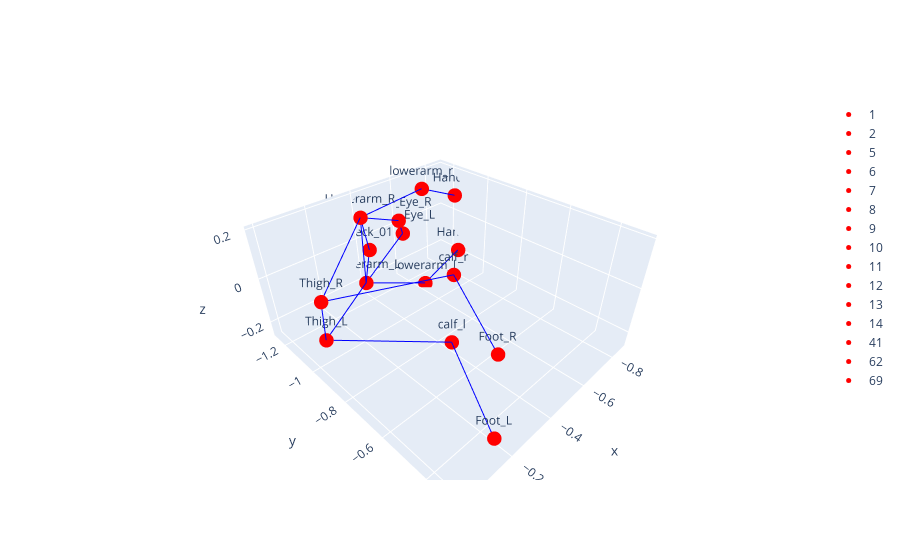

Notebook source saved alongside this figure:
### Code cell
import plotly.graph_objects as go

sam3d_pose_3d = left_outputs[0]["pred_keypoints_3d"]

print(sam3d_pose_3d)

def visualize_sam3d_pose(kpts_3d, unity_mhr70_mapping, mhr70_skeleton_links):

    fig = go.Figure()

    for kid, name in unity_mhr70_mapping.items():
        
        x, y, z = kpts_3d[kid]

        fig.add_trace(go.Scatter3d(
            x=[x],
            y=[y],  
            z=[z],
            mode='markers+text',
            marker=dict(size=5, color='red'),
            text=[name],
            textposition='top center',
            name=kid
        ))

    # 连线
    for start_id, end_id, *info in mhr70_skeleton_links:
        
        start_point = kpts_3d[start_id]
        end_point = kpts_3d[end_id]

        fig.add_trace(go.Scatter3d(
            x=[start_point[0], end_point[0]],
            y=[start_point[1], end_point[1]],  # Z軸をY軸として扱う
            z=[start_point[2], end_point[2]],
            mode='lines',
            line=dict(color='blue', width=2),
            showlegend=False
        ))

    fig.show()

# 実行
visualize_sam3d_pose(sam3d_pose_3d, unity_mhr70_mapping, mhr70_skeleton_links)

### Figure 1 — Plotly figure (JSON) as saved in the notebook; plotly's stock layout.template omitted (floating-point values rounded to 4 significant figures)
{"data": [{"marker": {"color": "red", "size": 5}, "mode": "markers+text", "name": "1", "text": ["Bone_Eye_L"], "textposition": "top center", "type": "scatter3d", "x": [-0.6163], "y": [-1.244], "z": [-0.04317]}, {"marker": {"color": "red", "size": 5}, "mode": "markers+text", "name": "2", "text": ["Bone_Eye_R"], "textposition": "top center", "type": "scatter3d", "x": [-0.6067], "y": [-1.255], "z": [0.01946]}, {"marker": {"color": "red", "size": 5}, "mode": "markers+text", "name": "5", "text": ["Upperarm_L"], "textposition": "top center", "type": "scatter3d", "x": [-0.385], "y": [-1.227], "z": [-0.1895]}, {"marker": {"color": "red", "size": 5}, "mode": "markers+text", "name": "6", "text": ["Upperarm_R"], "textposition": "top center", "type": "scatter3d", "x": [-0.4021], "y": [-1.238], "z": [0.111]}, {"marker": {"color": "red", "size": 5}, "mode": "markers+text", "name": "7", "text": ["lowerarm_l"], "textposition": "top center", "type": "scatter3d", "x": [-0.6266], "y": [-1.116], "z": [-0.2532]}, {"marker": {"color": "red", "size": 5}, "mode": "markers+text", "name": "8", "text": ["lowerarm_r"], "textposition": "top center", "type": "scatter3d", "x": [-0.6314], "y": [-1.124], "z": [0.1986]}, {"marker": {"color": "red", "size": 5}, "mode": "markers+text", "name": "9", "text": ["Thigh_L"], "textposition": "top center", "type": "scatter3d", "x": [0.003276], "y": [-0.9056], "z": [-0.0742]}, {"marker": {"color": "red", "size": 5}, "mode": "markers+text", "name": "10", "text": ["Thigh_R"], "textposition": "top center", "type": "scatter3d", "x": [-0.006521], "y": [-0.9096], "z": [0.07485]}, {"marker": {"color": "red", "size": 5}, "mode": "markers+text", "name": "11", "text": ["calf_l"], "textposition": "top center", "type": "scatter3d", "x": [-0.3337], "y": [-0.6595], "z": [-0.1402]}, {"marker": {"color": "red", "size": 5}, "mode": "markers+text", "name": "12", "text": ["calf_r"], "textposition": "top center", "type": "scatter3d", "x": [-0.3466], "y": [-0.6654], "z": [0.1316]}, {"marker": {"color": "red", "size": 5}, "mode": "markers+text", "name": "13", "text": ["Foot_L"], "textposition": "top center", "type": "scatter3d", "x": [-0.1442], "y": [-0.3052], "z": [-0.1579]}, {"marker": {"color": "red", "size": 5}, "mode": "markers+text", "name": "14", "text": ["Foot_R"], "textposition": "top center", "type": "scatter3d", "x": [-0.1462], "y": [-0.3188], "z": [0.1535]}, {"marker": {"color": "red", "size": 5}, "mode": "markers+text", "name": "41", "text": ["Hand_R"], "textposition": "top center", "type": "scatter3d", "x": [-0.854], "y": [-1.155], "z": [0.09203]}, {"marker": {"color": "red", "size": 5}, "mode": "markers+text", "name": "62", "text": ["Hand_L"], "textposition": "top center", "type": "scatter3d", "x": [-0.8669], "y": [-1.141], "z": [-0.1882]}, {"marker": {"color": "red", "size": 5}, "mode": "markers+text", "name": "69", "text": ["neck_01"], "textposition": "top center", "type": "scatter3d", "x": [-0.4166], "y": [-1.221], "z": [-0.03593]}, {"line": {"color": "blue", "width": 2}, "mode": "lines", "showlegend": false, "type": "scatter3d", "x": [-0.4166, -0.385], "y": [-1.221, -1.227], "z": [-0.03593, -0.1895]}, {"line": {"color": "blue", "width": 2}, "mode": "lines", "showlegend": false, "type": "scatter3d", "x": [-0.4166, -0.4021], "y": [-1.221, -1.238], "z": [-0.03593, 0.111]}, {"line": {"color": "blue", "width": 2}, "mode": "lines", "showlegend": false, "type": "scatter3d", "x": [-0.385, -0.4021], "y": [-1.227, -1.238], "z": [-0.1895, 0.111]}, {"line": {"color": "blue", "width": 2}, "mode": "lines", "showlegend": false, "type": "scatter3d", "x": [-0.385, -0.6163], "y": [-1.227, -1.244], "z": [-0.1895, -0.04317]}, {"line": {"color": "blue", "width": 2}, "mode": "lines", "showlegend": false, "type": "scatter3d", "x": [-0.4021, -0.6067], "y": [-1.238, -1.255], "z": [0.111, 0.01946]}, {"line": {"color": "blue", "width": 2}, "mode": "lines", "showlegend": false, "type": "scatter3d", "x": [-0.6163, -0.6067], "y": [-1.244, -1.255], "z": [-0.04317, 0.01946]}, {"line": {"color": "blue", "width": 2}, "mode": "lines", "showlegend": false, "type": "scatter3d", "x": [-0.385, -0.6266], "y": [-1.227, -1.116], "z": [-0.1895, -0.2532]}, {"line": {"color": "blue", "width": 2}, "mode": "lines", "showlegend": false, "type": "scatter3d", "x": [-0.6266, -0.8669], "y": [-1.116, -1.141], "z": [-0.2532, -0.1882]}, {"line": {"color": "blue", "width": 2}, "mode": "lines", "showlegend": false, "type": "scatter3d", "x": [-0.4021, -0.6314], "y": [-1.238, -1.124], "z": [0.111, 0.1986]}, {"line": {"color": "blue", "width": 2}, "mode": "lines", "showlegend": false, "type": "scatter3d", "x": [-0.6314, -0.854], "y": [-1.124, -1.155], "z": [0.1986, 0.09203]}, {"line": {"color": "blue", "width": 2}, "mode": "lines", "showlegend": false, "type": "scatter3d", "x": [0.003276, -0.006521], "y": [-0.9056, -0.9096], "z": [-0.0742, 0.07485]}, {"line": {"color": "blue", "width": 2}, "mode": "lines", "showlegend": false, "type": "scatter3d", "x": [-0.385, 0.003276], "y": [-1.227, -0.9056], "z": [-0.1895, -0.0742]}, {"line": {"color": "blue", "width": 2}, "mode": "lines", "showlegend": false, "type": "scatter3d", "x": [-0.4021, -0.006521], "y": [-1.238, -0.9096], "z": [0.111, 0.07485]}, {"line": {"color": "blue", "width": 2}, "mode": "lines", "showlegend": false, "type": "scatter3d", "x": [0.003276, -0.3337], "y": [-0.9056, -0.6595], "z": [-0.0742, -0.1402]}, {"line": {"color": "blue", "width": 2}, "mode": "lines", "showlegend": false, "type": "scatter3d", "x": [-0.3337, -0.1442], "y": [-0.6595, -0.3052], "z": [-0.1402, -0.1579]}, {"line": {"color": "blue", "width": 2}, "mode": "lines", "showlegend": false, "type": "scatter3d", "x": [-0.006521, -0.3466], "y": [-0.9096, -0.6654], "z": [0.07485, 0.1316]}, {"line": {"color": "blue", "width": 2}, "mode": "lines", "showlegend": false, "type": "scatter3d", "x": [-0.3466, -0.1462], "y": [-0.6654, -0.3188], "z": [0.1316, 0.1535]}], "layout": {}}
